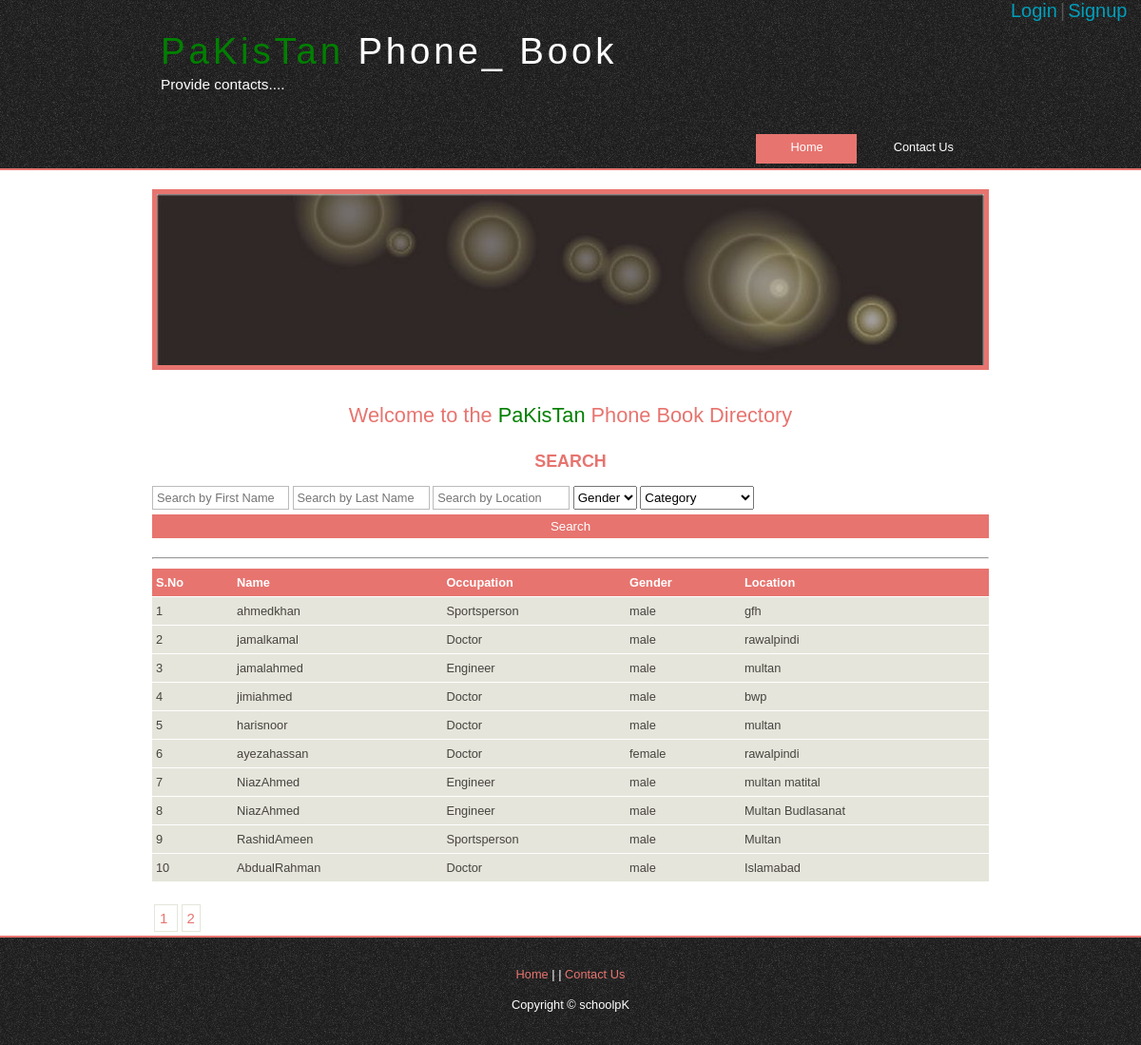
The page / on the database its author committed.
### tables this page shows
CREATE TABLE `contacts` (
  `c_id` int(11) NOT NULL,
  `f_name` varchar(255) NOT NULL,
  `l_name` varchar(255) NOT NULL,
  `cat_id` int(11) NOT NULL,
  `gender` varchar(255) NOT NULL,
  `phone_no` int(11) NOT NULL,
  `email` varchar(255) NOT NULL,
  `address` text NOT NULL,
  `creator` varchar(255) NOT NULL,
  `status` int(11) NOT NULL
);

CREATE TABLE `category` (
  `cat_id` int(11) NOT NULL,
  `cat_name` varchar(255) NOT NULL
);

### index.php (the view, shortened to what this page needs)
<?PHP
require 'common/sql_connection.php';
$f_name = $_POST['f_name'] ?? '';
$sql = "SELECT * FROM contacts
       LEFT JOIN category ON contacts.cat_id=category.cat_id WHERE f_name like '%$f_name%' ";
$page = $_GET['page'] ?? 1;
$perPage = $_GET['perPage'] ?? 10;
$offset = $perPage * ($page - 1);
$countQuery = mysqli_query($db_link, $sql);
$sql .= " LIMIT {$perPage} OFFSET {$offset}";
$rs = mysqli_query($db_link, $sql);
$totalResults = mysqli_num_rows($countQuery);
$totalPages = ceil($totalResults / $perPage);
?>
<!DOCTYPE HTML>
<html>
<?php require 'common/top_header.php' ?>
<body>
<div id="main">
    <?php require 'common/nav_header.php' ?>
    <div id="site_content">
        <div id="banner"></div>
        <h1 class="bdr text-center">Welcome to the <span class="clr-green">PaKisTan</span> Phone Book Directory</h1>
        <div id="content bdr">
            <div class="bdr">
                <div class="bdr ">
                    <h3 class="upper-case text-center text-bold">Search</h3>
                    <form method="post" action="" id="search_form">
                        <p class="bdr">
                            <input class="search" type="text" name="f_name" placeholder="Search by First Name"/>
                            <input class="search" type="text" name="l_name" placeholder="Search by Last Name"/>
                            <input class="search" type="text" name="address" placeholder="Search by Location"/>
                            <select id="id" name="gender" class="select-tag">
                                <option value="">Gender</option>
                            </select>
                            <select id="id" name="category" class="select-tag">
                                <option value="">Category</option>
                            </select>
                            <input class="submit btn-search" type="submit" name="btn_search" value="Search"/>
                        </p>
                        <hr></hr>
                    </form>
                </div>
            </div>
            <table style="width:100%; border-spacing:0;">
                <tr>
                    <th>S.No</th>
                    <th>Name</th>
                    <th>Occupation</th>
                    <th>Gender</th>
                    <th>Location</th>
                </tr>
                <?php
                if ($sql) {
                    $i = 0;
                    while ($data1 = mysqli_fetch_assoc($rs)) {
                        echo '<tr>
            <td>' . ++$i . '</td>
            <td>' . $data1['f_name'] . '' . $data1['l_name'] . '</td>';
                echo '
                <td>' . $data1['cat_name'] . '</td>
                <td>' . $data1['gender'] . '</td>
                <td>' . $data1['address'] . '</td>
                </tr>';
                }
                }
                ?>
            </table>
            <?php
            for ($i = 1; $i <= $totalPages; $i++) {
                ?><a  class="paging"  href="index.php?page=<?php echo $i; ?>"  ><?php echo $i . ' ' ?></a><?php
            }
            ?>
        </div>
    </div>
    <?php require 'common/footer.php' ?>
</div>
</body>
</html>

### common/top_header.php (shortened to what this page needs)
<head>
  <link rel="stylesheet" type="text/css" href="style/style.css" />
</head>

### common/nav_header.php (shortened to what this page needs)
<?php
$userId = $_SESSION['user_id'] ?? "";
if ($userId) {
    echo '<div class="top-nav"><div class="top-nav-login"><a href="logout.php">Logout</a></div></div>';
} else {
    echo '<div class="top-nav"><div class="top-nav-login"><a href="login.php">Login</a>|<a href="signup.php">Signup</a></div></div>';
}
?>
<div id="header">
    <div id="logo">
        <div id="logo_text">
            <h1><a href="index.php"><span class="clr-green">PaKisTan</span> Phone_<span
                            class="logo_colour"> Book</span></a></h1>
            <h2>Provide contacts....</h2>
        </div>
    </div>
    <div id="menubar">
        <ul id="menu">
            <li class="selected"><a href="index.php">Home</a></li>
            <li><a href="contact_us.php">Contact Us</a></li>
        </ul>
    </div>
</div>

### common/footer.php (shortened to what this page needs)
   <div id="footer">
     <p><a href="index.php">Home</a> |
| <a href="contact_us.php">Contact Us</a>
       <p class="text-dec "><a class="text-white" href="http://schoolpk.com/" >Copyright &copy; schoolpK </a></p>
   </div>

### style/style.css (style rules this page uses)
html { height: 100%; }
* { margin: 0; padding: 0; }
body { font: normal .80em 'trebuchet ms', arial, sans-serif; background: #FFF; color: #555; }
p { padding: 0 0 20px 0; line-height: 1.7em; }
h1, h2, h3, h4, h5, h6 { color: #E7746F; letter-spacing: 0em; padding: 0 0 5px 0; }
h1, h2, h3 { font: normal 170% 'century gothic', arial; margin: 0 0 15px 0; padding: 15px 0 5px 0; }
h2 { font-size: 160%; padding: 9px 0 5px 0; }
h3 { font-size: 140%; padding: 5px 0 0 0; }
a, a:hover { outline: none; text-decoration: underline; color: #009FBC; }
ul { margin: 2px 0 22px 17px; }
ul li { list-style-type: circle; margin: 0 0 6px 0; padding: 0 0 4px 5px; line-height: 1.5em; }
#main, #logo, #menubar, #site_content, #footer { margin-left: auto; margin-right: auto; }
#header { background: #1d1d1d url(pattern.png) repeat; border-bottom: 2px solid #E7746F; height: 177px; }
#banner { background: transparent url(banner.jpg) no-repeat; width: 870px; height: 180px; margin-bottom: 20px; border: 5px solid #E7746F; }
#logo { width: 880px; position: relative; height: 140px; background: transparent; }
#logo #logo_text { position: absolute; top: 10px; left: 0; }
#logo h1, #logo h2 { font: normal 300% 'century gothic', arial, sans-serif; border-bottom: 0; text-transform: none; margin: 0 0 0 9px; }
#logo_text h1, #logo_text h1 a, #logo_text h1 a:hover { padding: 22px 0 0 0; color: #FFF; letter-spacing: 0.1em; text-decoration: none; }
#logo_text h1 a .logo_colour { color: white; }
#logo_text h2 { font-size: 120%; padding: 4px 0 0 0; color: #FFF; }
#menubar { width: 880px; height: 46px; }
ul#menu { float: right; margin: 0; }
ul#menu li { float: left; padding: 0 0 0 9px; list-style: none; margin: 1px 2px 0 0; background: transparent; }
ul#menu li a { font: normal 100% 'trebuchet ms', sans-serif; display: block; float: left; height: 20px; padding: 6px 35px 5px 28px; text-align: center; color: #FFF; text-decoration: none; background: transparent; }
ul#menu li.selected a { height: 20px; padding: 6px 35px 5px 28px; }
ul#menu li.selected { margin: 1px 2px 0 0; background: #E7746F; }
ul#menu li.selected a, ul#menu li.selected a:hover { background: #E7746F; color: #FFF; }
#site_content { width: 880px; overflow: hidden; margin: 20px auto 0 auto; padding: 0 0 10px 0; }
#footer { width: 100%; font-family: 'trebuchet ms', sans-serif; font-size: 100%; height: 80px; padding: 28px 0 5px 0; text-align: center; background: transparent url(pattern.png) repeat; border-top: 2px solid #E7746F; color: #FFF; }
#footer p { line-height: 1.7em; padding: 0 0 10px 0; }
#footer a { color: #E7746F; text-decoration: none; }
.search { color: #5D5D5D; border: 1px solid #BBB; width: 134px; padding: 4px; font: 100% arial, sans-serif; }
table { margin: 10px 0 30px 0; }
table tr th, table tr td { background: #E7746F; color: #FFF; padding: 7px 4px; text-align: left; }
table tr td { background: #E5E5DB; color: #47433F; border-top: 1px solid #FFF; }
.btn-search { width: 100%; margin-top: 5px; padding: 5px; color: white; border: none; background-color: #e7746f; transition-duration: .7s; }
.text-center { text-align: center; }
.clr-green { color: green; }
.top-nav div { width: 140px; float: right; font-size: 20px; }
.top-nav-login a { padding: 3px; text-decoration: none; transition-duration: 0.7s; }
.paging { color: #e7746f; margin: 2px; padding: 5px 5px; font-size: 15px; text-align: center; text-decoration: none; border: solid .5px rgb(229, 229, 219); }
.upper-case { text-transform: uppercase; }
.text-bold { font-weight: bold; }
.text-dec a { text-decoration: none; transition-duration: 0.7s; }
.text-white { color:white !important; }
.select-tag { height:25px !important; }

### rows shown on the page
contacts: f_name "ahmed", l_name "khan", cat.cat_name "Sportsperson", gender "male", address "gfh"
contacts: f_name "jamal", l_name "kamal", cat.cat_name "Doctor", gender "male", address "rawalpindi"
contacts: f_name "jamal", l_name "ahmed", cat.cat_name "Engineer", gender "male", address "multan"
contacts: f_name "jimi", l_name "ahmed", cat.cat_name "Doctor", gender "male", address "bwp"
contacts: f_name "haris", l_name "noor", cat.cat_name "Doctor", gender "male", address "multan"
contacts: f_name "ayeza", l_name "hassan", cat.cat_name "Doctor", gender "female", address "rawalpindi"
contacts: f_name "Niaz", l_name "Ahmed", cat.cat_name "Engineer", gender "male", address "multan matital"
contacts: f_name "Niaz", l_name "Ahmed", cat.cat_name "Engineer", gender "male", address "Multan Budlasanat"
contacts: f_name "Rashid", l_name "Ameen", cat.cat_name "Sportsperson", gender "male", address "Multan"
contacts: f_name "Abdual", l_name "Rahman", cat.cat_name "Doctor", gender "male", address "Islamabad"
